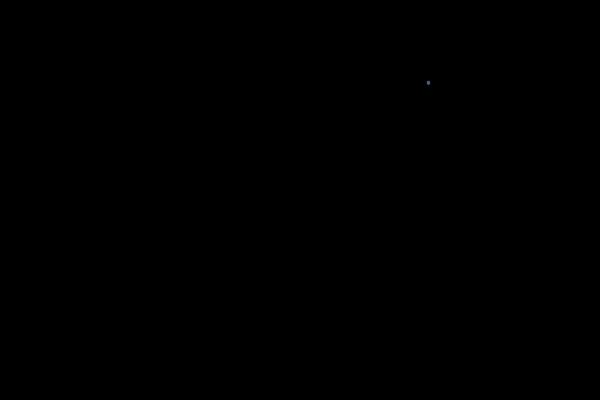
Frame 1 (no input)
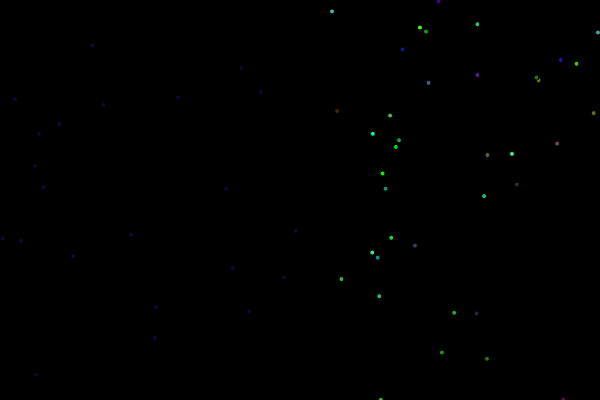
Frame 60 (no input)
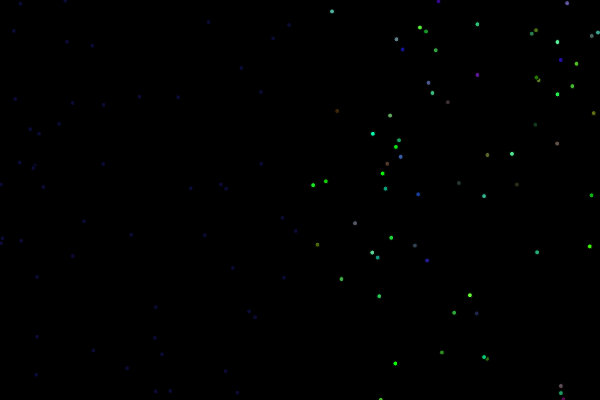
Frame 120 (the mouse pressed at the canvas centre since frame 60)

The p5.js sketch that drew these frames (run headless with seeded random() and noise() and a simulated clock; from frame 60 on, the mouse is pressed at the canvas centre):

// p5.js sketch
// ── sketch.js
var poin = {
  x: 100,
  y: 50,
};

var col = {
  r: 255,
  g: 0,
  b: 0
  
};

function setup() {
  createCanvas(600,400);
  background(0)
}

function draw() {
  poin.x = random(0,width)
  poin.y = random(0,height)
  if (poin.x > width/2){
    col.r = random(0,100);
    col.g =random(0,255);
    col.b = random(0,175);
  }else{
    col.r =10;
    col.b =50;
    col.g = 10;
  }
  fill(col.r,col.g,col.b);
  ellipse(poin.x,poin.y,5,5)
  
}
